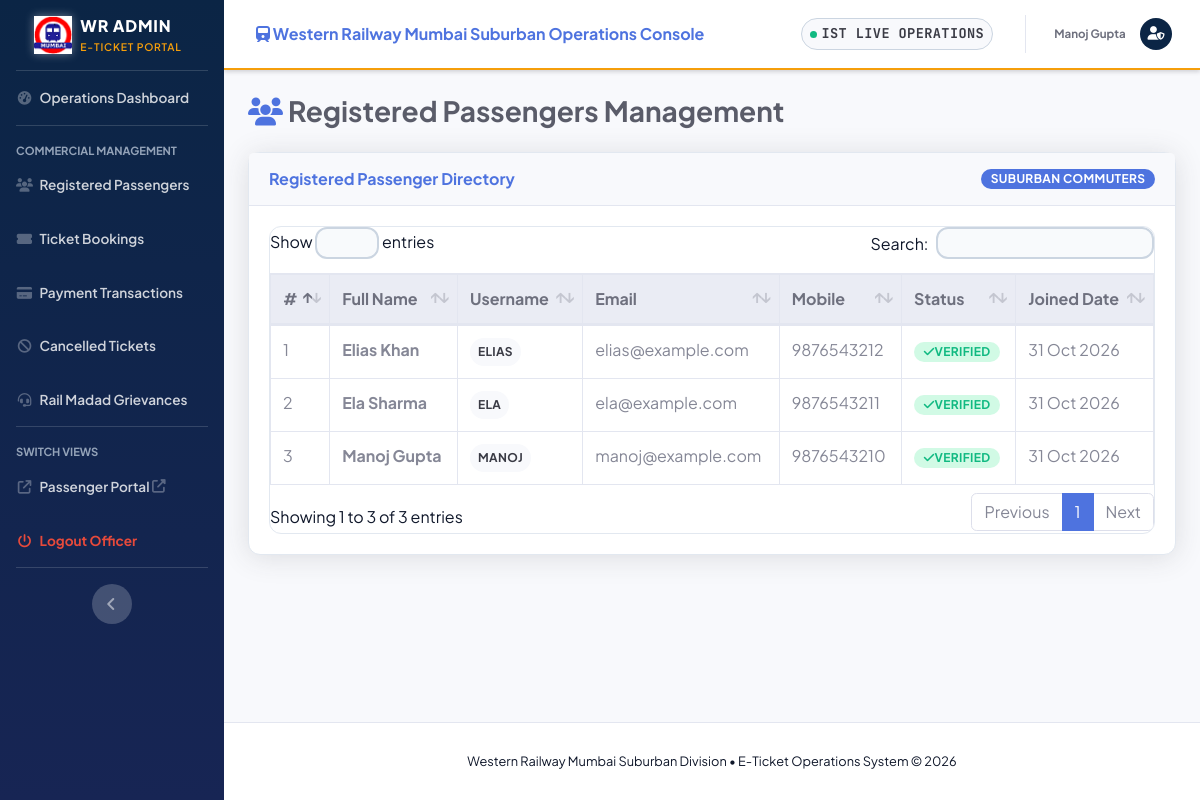
/users.php (signed in), run on the app's committed database.
### tables this page shows
CREATE TABLE IF NOT EXISTS `users` (
  `id` int(11) NOT NULL AUTO_INCREMENT,
  `user_name` varchar(255) NOT NULL UNIQUE,
  `password` varchar(255) NOT NULL,
  `name` varchar(255) NOT NULL,
  `email` varchar(255) DEFAULT '',
  `mobile` varchar(20) DEFAULT '',
  `created_at` timestamp DEFAULT CURRENT_TIMESTAMP,
  PRIMARY KEY (`id`)
);

### users.php (the view, shortened to what this page needs)
<?php
require_once "db_conn.php";
?>
<!DOCTYPE html>
<html lang="en">
<?php include 'Header.php'; ?>
<body id="page-top">
    <div id="wrapper">
        <?php include 'sidebar.php'; ?>
        <div id="content-wrapper" class="d-flex flex-column">
            <div id="content">
                <?php include 'top.php'; ?>
                <div class="container-fluid">
                    <div class="d-sm-flex align-items-center justify-content-between mb-4">
                        <h1 class="h3 mb-0 text-gray-800 font-weight-bold">
                            <i class="fas fa-users text-primary"></i> Registered Passengers Management
                        </h1>
                    </div>
                    <div class="card shadow mb-4">
                        <div class="card-header py-3 d-flex justify-content-between align-items-center">
                            <h6 class="m-0 font-weight-bold text-primary">Registered Passenger Directory</h6>
                            <span class="badge badge-primary">Suburban Commuters</span>
                        </div>
                        <div class="card-body">
                            <div class="table-responsive">
                                <table class="table table-bordered table-hover" id="dataTable" width="100%" cellspacing="0">
                                    <thead class="thead-light">
                                        <tr>
                                            <th>#</th>
                                            <th>Full Name</th>
                                            <th>Username</th>
                                            <th>Email</th>
                                            <th>Mobile</th>
                                            <th>Status</th>
                                            <th>Joined Date</th>
                                        </tr>
                                    </thead>
                                    <tbody>
                                        <?php
                                        $sql = "SELECT * FROM `users` ORDER BY id DESC";
                                        $result = $conn->query($sql);
                                        $no = 0;
                                        if ($result && $result->num_rows > 0) {
                                            while ($row = $result->fetch_assoc()) {
                                                $no++;
                                        ?>
                                        <tr>
                                            <td><?php echo $no; ?></td>
                                            <td class="font-weight-bold"><?php echo htmlspecialchars($row['name']); ?></td>
                                            <td><span class="badge badge-light p-2 font-weight-bold"><?php echo htmlspecialchars($row['user_name']); ?></span></td>
                                            <td><?php echo !empty($row['email']) ? htmlspecialchars($row['email']) : '<span class="text-muted">N/A</span>'; ?></td>
                                            <td><?php echo !empty($row['mobile']) ? htmlspecialchars($row['mobile']) : '<span class="text-muted">N/A</span>'; ?></td>
                                            <td><span class="badge badge-success"><i class="fas fa-check"></i> Verified</span></td>
                                            <td><?php echo date('d M Y', strtotime($row['created_at'] ?? 'now')); ?></td>
                                        </tr>
                                        <?php
                                            }
                                        }
                                        ?>
                                    </tbody>
                                </table>
                            </div>
                        </div>
                    </div>
                </div>
            </div>
            <footer class="sticky-footer bg-white border-top">
                <div class="container my-auto">
                    <div class="copyright text-center my-auto">
                        <span>Western Railway Mumbai Suburban Division • E-Ticket Operations System &copy; <?php echo date('Y'); ?></span>
                    </div>
                </div>
            </footer>
        </div>
    </div>
</body>
</html>

### css/modern-railway.css (style rules this page uses)
:root { --wr-navy-900: #061938; --wr-navy-800: #0b2545; --wr-navy-700: #133a6b; --wr-blue-600: #1a73e8; --wr-blue-500: #0284c7; --wr-blue-100: #e0f2fe; --wr-crimson: #d32f2f; --wr-crimson-light: #fee2e2; --wr-saffron: #f59e0b; --wr-saffron-light: #fef3c7; --wr-green: #10b981; --wr-green-light: #d1fae5; --bg-slate: #f8fafc; --card-bg: #ffffff; --text-primary: #0f172a; --text-secondary: #475569; --text-muted: #94a3b8; --border-color: #e2e8f0; --shadow-sm: 0 1px 2px 0 rgb(0 0 0 / 0.05); --shadow-md: 0 4px 6px -1px rgb(0 0 0 / 0.1), 0 2px 4px -2px rgb(0 0 0 / 0.1); --shadow-lg: 0 10px 15px -3px rgb(0 0 0 / 0.1), 0 4px 6px -4px rgb(0 0 0 / 0.1); --shadow-xl: 0 20px 25px -5px rgb(0 0 0 / 0.1), 0 8px 10px -6px rgb(0 0 0 / 0.1); --radius-sm: 8px; --radius-md: 12px; --radius-lg: 16px; --radius-xl: 24px; --radius-full: 9999px; --font-main: 'Plus Jakarta Sans', system-ui, -apple-system, sans-serif; --font-mono: 'JetBrains Mono', monospace; }
*, *::before, *::after { box-sizing: border-box; margin: 0; padding: 0; }
html, body { font-family: var(--font-main); background-color: var(--bg-slate); color: var(--text-primary); line-height: 1.5; min-height: 100vh; display: flex; flex-direction: column; }
.table-responsive { width: 100%; overflow-x: auto; border-radius: var(--radius-md); border: 1px solid var(--border-color); }
.badge { display: inline-flex; align-items: center; padding: 0.25rem 0.6rem; font-size: 0.75rem; font-weight: 700; border-radius: var(--radius-full); text-transform: uppercase; letter-spacing: 0.03em; }
.badge-success { background: var(--wr-green-light); color: var(--wr-green); }

### Header.php (style rules this page uses)
body { font-family: 'Plus Jakarta Sans', sans-serif; background-color: #f8fafc; }
.card { border-radius: 12px; border: 1px solid #e2e8f0; }

### data on the page
users: name "Elias Khan", user_name "ELIAS", email "elias@example.com", mobile "9876543212", created_at "31 Oct 2026"
users: name "Ela Sharma", user_name "ELA", email "ela@example.com", mobile "9876543211", created_at "31 Oct 2026"
users: name "Manoj Gupta", user_name "MANOJ", email "manoj@example.com", mobile "9876543210", created_at "31 Oct 2026"

### other printed values
$admin_display_name "Manoj Gupta"
